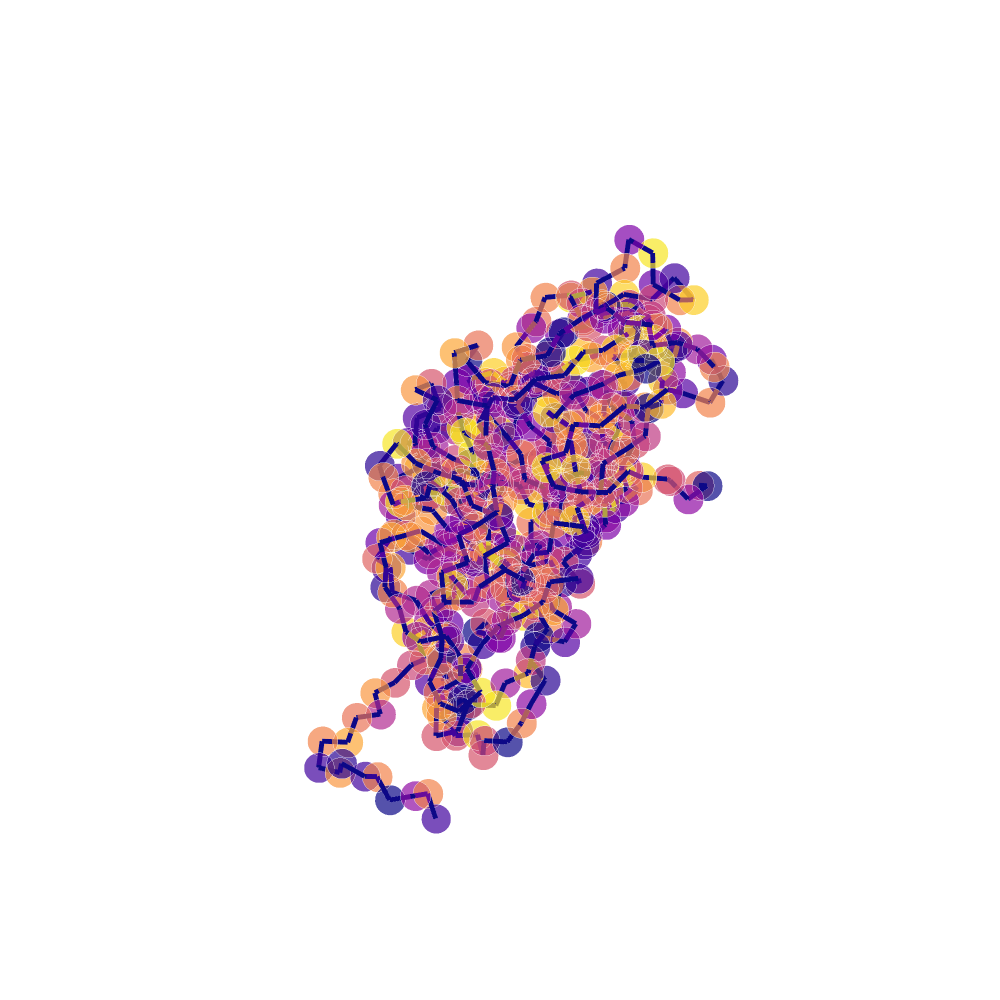

Source (notebook cell):
### Code cell
plotly_protein_structure_graph(g, node_size_multiplier=0.5, colour_nodes_by="residue_name", figsize=(1000, 1000))

### Figure 1 — Plotly figure (JSON) as saved in the notebook; plotly's stock layout.template omitted (floating-point values rounded to 4 significant figures; data arrays with more than 128 entries replaced by an {"elided": "..."} marker saying what was removed)
{"data": [{"hoverinfo": "text+x+y+z", "marker": {"color": {"elided": "445x4 float values"}, "opacity": 0.7, "size": {"elided": "445 float values"}, "symbol": "circle"}, "mode": "markers", "text": {"elided": "445 str values"}, "type": "scatter3d", "x": {"elided": "445 float values"}, "y": {"elided": "445 float values"}, "z": {"elided": "445 float values"}}, {"hoverinfo": "text", "line": {"color": {"elided": "1332x4 float values"}, "width": 10}, "mode": "lines", "text": {"elided": "1332 str values"}, "type": "scatter3d", "x": {"elided": "1332 float values"}, "y": {"elided": "1332 float values"}, "z": {"elided": "1332 float values"}}], "layout": {"height": 1000, "margin": {"t": 100}, "scene": {"xaxis": {"showbackground": false, "showgrid": false, "showline": false, "showticklabels": false, "title": {"text": ""}, "zeroline": false}, "yaxis": {"showbackground": false, "showgrid": false, "showline": false, "showticklabels": false, "title": {"text": ""}, "zeroline": false}, "zaxis": {"showbackground": false, "showgrid": false, "showline": false, "showticklabels": false, "title": {"text": ""}, "zeroline": false}}, "showlegend": false, "width": 1000}}
